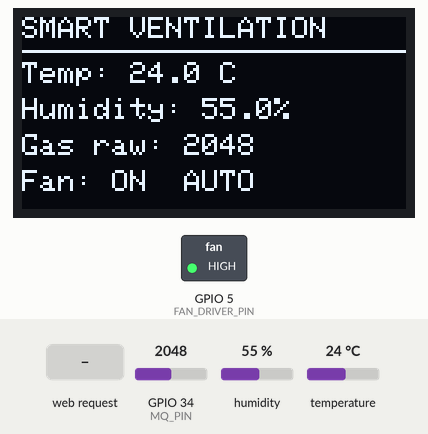
Recording of a sketch running on a simulated ESP32. Parts: 128×64 one-colour display, switched loads named in the sketch (green lamp = pin HIGH). The test bench sets the inputs (shaded band); at power-on: GPIO 34 (MQ_PIN) = 2048, humidity 55 %, temperature 24 °C (analog values on the 0–4095 scale). EEPROM starts erased; what the sketch prints to the serial monitor is not drawn.

Above: at 1.5 s.
1.6 s: GPIO 34 (MQ_PIN) set to 1631
At 3.1 s:
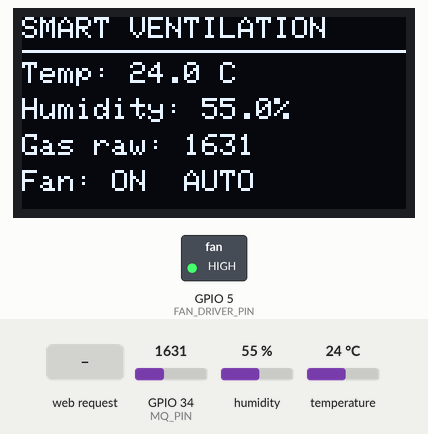
3.5 s: GPIO 34 (MQ_PIN) set to 1568
At 4.9 s:
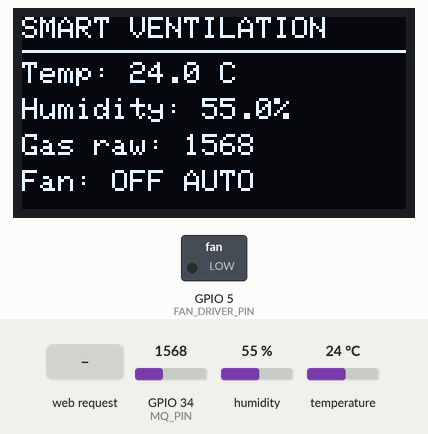
5.5 s: HTTP request GET /config?mode=manual received
At 7.2 s:
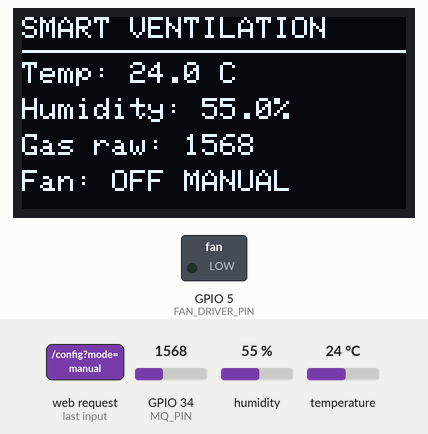
7.5 s: humidity set to 22 %
At 9.1 s:
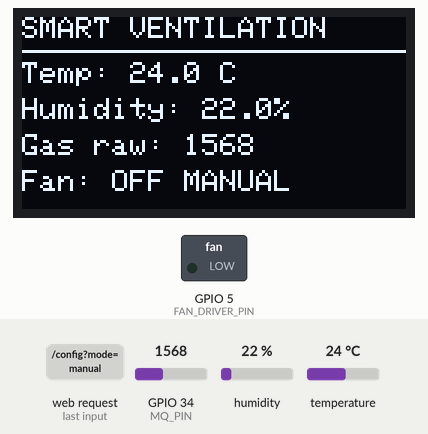
9.5 s: HTTP request GET /config?fan=on received
At 10.4 s:
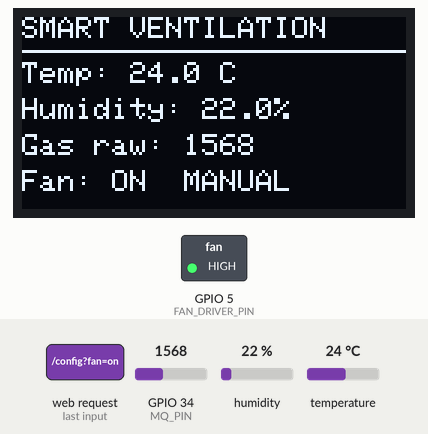
11.5 s: HTTP request GET /config?mode=auto received
At 13.4 s:
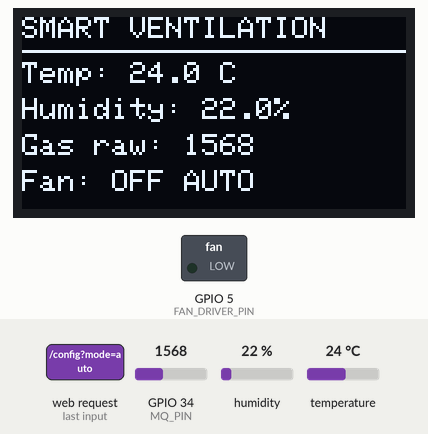
Timing chart, 0 to 14.5 s (numbered marks = the images above; inputs shaded):
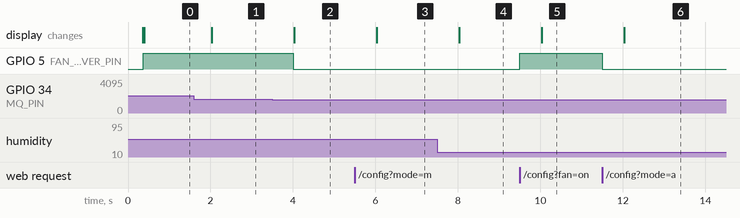

The sketch:

Smart_Ventilation_System.ino
```cpp
/*
  Smart Ventilation System
  ESP32 + DHT22 + MQ analog gas sensor + SSD1306 OLED + relay driver
  + Wi-Fi access-point dashboard.

  Hardware pin assignment:
    DHT22 DATA       -> GPIO4
    OLED SDA         -> GPIO21
    OLED SCL         -> GPIO22
    MQ sensor AO     -> GPIO34 (through a voltage divider!)
    Relay transistor -> GPIO5 (through 10k base resistor)

  Power notes:
    12V adapter -> LM2596 buck converter adjusted to 5.0V
                -> suitable USB-C cable/input -> ESP32 USB-C port
    Fan is powered separately from the 12V adapter through relay COM/NO.
    Never connect 12V to an ESP32 GPIO, 3V3, or 5V pin.
    All low-voltage circuit grounds must be common.
    Check the actual KN2222A pinout and relay-driver wiring before powering.

  Libraries:
    - Adafruit GFX Library
    - Adafruit SSD1306
    - DHT sensor library by Adafruit
    - Adafruit Unified Sensor
    ESP32 board package by Espressif Systems.

  IMPORTANT:
    MQ raw ADC thresholds below are prototype starting values, NOT ppm/AQI.
    Calibrate the sensor in the actual enclosure/environment before relying
    on it. This prototype is not a certified life-safety or gas-alarm device.
*/

#include <WiFi.h>
#include <WebServer.h>
#include <Preferences.h>
#include <Wire.h>
#include <Adafruit_GFX.h>
#include <Adafruit_SSD1306.h>
#include <DHT.h>

// ------------------------- Pin configuration -------------------------

#define DHT_PIN       4
#define DHT_TYPE      DHT22
#define MQ_PIN        34
#define FAN_DRIVER_PIN 5

#define OLED_SDA      21
#define OLED_SCL      22
#define OLED_WIDTH    128
#define OLED_HEIGHT   64
#define OLED_RESET    -1
#define OLED_ADDRESS  0x3C

// ------------------------- Wi-Fi access point -------------------------

// Change this password before sharing/publishing the project.
const char* AP_SSID = "SmartVentilation";
const char* AP_PASSWORD = "Vent12345"; // Minimum 8 characters

// ------------------------- Sensor/control settings --------------------

const unsigned long SENSOR_INTERVAL_MS = 2000;
const float TEMP_HYSTERESIS_C = 2.0f;
const int AIR_HYSTERESIS = 200;

// Provisional defaults. Adjust from the dashboard after calibration.
float tempLimitC = 35.0f;
int airLimitRaw = 1800;

DHT dht(DHT_PIN, DHT_TYPE);
Adafruit_SSD1306 display(OLED_WIDTH, OLED_HEIGHT, &Wire, OLED_RESET);
WebServer server(80);
Preferences preferences;

float temperatureC = NAN;
float humidity = NAN;
int gasRaw = 0;

bool dhtValid = false;
bool tempAlarm = false;
bool gasAlarm = false;
bool fanOn = false;
bool autoMode = true;
bool oledAvailable = false;

unsigned long lastSensorRead = 0;
unsigned long lastDisplayUpdate = 0;

// ------------------------- Utility functions -------------------------

String jsonBool(bool value) {
  return value ? "true" : "false";
}

String airStatus() {
  // These are relative prototype categories based on raw ADC counts only.
  if (gasRaw < (airLimitRaw / 2)) return "GOOD";
  if (gasRaw < airLimitRaw) return "AVERAGE";
  return "POOR";
}

void applyFanOutput() {
  // GPIO HIGH drives the NPN transistor. The transistor pulls the
  // relay module IN low, energizing an active-low relay input.
  digitalWrite(FAN_DRIVER_PIN, fanOn ? HIGH : LOW);
}

void updateAutomaticControl() {
  if (!autoMode) {
    applyFanOutput();
    return;
  }

  // Fail-safe prototype behavior: if temperature/humidity sensor data
  // is invalid, request ventilation rather than silently switching off.
  if (!dhtValid) {
    tempAlarm = true;
  } else {
    if (!tempAlarm && temperatureC >= tempLimitC) {
      tempAlarm = true;
    } else if (tempAlarm && temperatureC <= (tempLimitC - TEMP_HYSTERESIS_C)) {
      tempAlarm = false;
    }
  }

  if (!gasAlarm && gasRaw >= airLimitRaw) {
    gasAlarm = true;
  } else if (gasAlarm && gasRaw <= (airLimitRaw - AIR_HYSTERESIS)) {
    gasAlarm = false;
  }

  fanOn = tempAlarm || gasAlarm;
  applyFanOutput();
}

void readSensors() {
  float newTemp = dht.readTemperature();
  float newHumidity = dht.readHumidity();

  if (isnan(newTemp) || isnan(newHumidity)) {
    dhtValid = false;
  } else {
    temperatureC = newTemp;
    humidity = newHumidity;
    dhtValid = true;
  }

  // GPIO34 is ADC1 and can be used while Wi-Fi is active.
  gasRaw = analogRead(MQ_PIN);

  updateAutomaticControl();
}

void updateOLED() {
  if (!oledAvailable) return;

  display.clearDisplay();
  display.setTextColor(SSD1306_WHITE);

  display.setTextSize(1);
  display.setCursor(0, 0);
  display.println("SMART VENTILATION");
  display.drawLine(0, 11, 127, 11, SSD1306_WHITE);

  display.setCursor(0, 15);
  display.print("Temp: ");
  if (dhtValid) {
    display.print(temperatureC, 1);
    display.print(" C");
  } else {
    display.print("Sensor error");
  }

  display.setCursor(0, 27);
  display.print("Humidity: ");
  if (dhtValid) {
    display.print(humidity, 1);
    display.print("%");
  } else {
    display.print("--");
  }

  display.setCursor(0, 39);
  display.print("Gas raw: ");
  display.print(gasRaw);

  display.setCursor(0, 51);
  display.print("Fan:");
  display.print(fanOn ? " ON " : " OFF");
  display.print(autoMode ? " AUTO" : " MANUAL");

  display.display();
}

String dashboardPage() {
  String page = R"rawliteral(
<!DOCTYPE html>
<html>
<head>
<meta name="viewport" content="width=device-width, initial-scale=1">
<title>Smart Ventilation</title>
<style>
body{font-family:Arial,sans-serif;background:#f2f5f8;color:#17212b;margin:0;padding:18px}
main{max-width:520px;margin:auto}
h2{margin-top:0}
.card{background:white;border-radius:14px;padding:16px;margin:12px 0;box-shadow:0 2px 9px #0001}
.value{font-size:25px;font-weight:bold}
.small{color:#64748b;font-size:13px}
button{border:0;border-radius:9px;padding:12px 16px;margin:5px 4px 5px 0;font-weight:bold;background:#164e8a;color:white}
button.secondary{background:#475569}
input[type=range]{width:100%}
input[type=number]{width:90px;padding:8px}
.status{font-weight:bold}
</style>
</head>
<body><main>
<h2>Smart Ventilation System</h2>
<div class="small">ESP32 live monitoring and fan control</div>
<div class="card">
  <div>Temperature</div><div class="value" id="temp">--</div>
  <div class="small">Humidity: <span id="hum">--</span></div>
</div>
<div class="card">
  <div>Gas sensor raw reading</div><div class="value" id="gas">--</div>
  <div>Air status: <span class="status" id="air">--</span></div>
  <div class="small">Raw ADC count only; not ppm or a certified air-quality value.</div>
</div>
<div class="card">
  <div>Fan: <span class="value" id="fan">--</span></div>
  <div>Control mode: <span id="mode">--</span></div>
  <button onclick="setMode('auto')">AUTO MODE</button>
  <button class="secondary" onclick="setMode('manual')">MANUAL MODE</button>
  <button onclick="manualFan('on')">FAN ON</button>
  <button class="secondary" onclick="manualFan('off')">FAN OFF</button>
</div>
<div class="card">
  <h3>Automatic thresholds</h3>
  <label>Temperature limit: <b><span id="tempLabel">35.0</span> C</b></label>
  <input id="tempLimit" type="range" min="20" max="50" step="0.5" value="35"
         oninput="tempLabel.textContent=Number(this.value).toFixed(1)">
  <br><br>
  <label>Gas raw limit: <b><span id="airLabel">1800</span></b></label>
  <input id="airLimit" type="range" min="100" max="4095" step="10" value="1800"
         oninput="airLabel.textContent=this.value">
  <br><button onclick="saveSettings()">SAVE THRESHOLDS</button>
  <div class="small" id="message"></div>
</div>
<div class="small">Connect to Wi-Fi: SmartVentilation · Open http://192.168.4.1</div>
</main>
<script>
async function refresh(){
 try{
  const r=await fetch('/data'); const d=await r.json();
  document.getElementById('temp').textContent=d.dhtValid?d.temperature.toFixed(1)+' C':'Sensor error';
  document.getElementById('hum').textContent=d.dhtValid?d.humidity.toFixed(1)+'%':'--';
  document.getElementById('gas').textContent=d.gasRaw;
  document.getElementById('air').textContent=d.airStatus;
  document.getElementById('fan').textContent=d.fanOn?'ON':'OFF';
  document.getElementById('mode').textContent=d.autoMode?'AUTO':'MANUAL';
  document.getElementById('tempLimit').value=d.tempLimit;
  document.getElementById('tempLabel').textContent=Number(d.tempLimit).toFixed(1);
  document.getElementById('airLimit').value=d.airLimit;
  document.getElementById('airLabel').textContent=d.airLimit;
 }catch(e){}
}
async function sendConfig(q){
 const r=await fetch('/config?'+q);
 const d=await r.text();
 document.getElementById('message').textContent=d;
 refresh();
}
function setMode(m){sendConfig('mode='+m);}
function manualFan(s){sendConfig('fan='+s);}
function saveSettings(){
 sendConfig('temp='+encodeURIComponent(tempLimit.value)+'&air='+encodeURIComponent(airLimit.value));
}
refresh(); setInterval(refresh,2000);
</script>
</body></html>
)rawliteral";
  return page;
}

// ------------------------- Web server handlers -----------------------

void handleRoot() {
  server.send(200, "text/html", dashboardPage());
}

void handleData() {
  String json = "{";
  json += "\"temperature\":" + String(dhtValid ? temperatureC : 0.0f, 1) + ",";
  json += "\"humidity\":" + String(dhtValid ? humidity : 0.0f, 1) + ",";
  json += "\"dhtValid\":" + jsonBool(dhtValid) + ",";
  json += "\"gasRaw\":" + String(gasRaw) + ",";
  json += "\"airStatus\":\"" + airStatus() + "\",";
  json += "\"fanOn\":" + jsonBool(fanOn) + ",";
  json += "\"autoMode\":" + jsonBool(autoMode) + ",";
  json += "\"tempLimit\":" + String(tempLimitC, 1) + ",";
  json += "\"airLimit\":" + String(airLimitRaw);
  json += "}";
  server.send(200, "application/json", json);
}

void handleConfig() {
  bool changed = false;

  if (server.hasArg("mode")) {
    String mode = server.arg("mode");
    if (mode == "auto") {
      autoMode = true;
      changed = true;
    } else if (mode == "manual") {
      autoMode = false;
      changed = true;
    }
  }

  if (server.hasArg("fan") && !autoMode) {
    String command = server.arg("fan");
    if (command == "on") {
      fanOn = true;
      changed = true;
    } else if (command == "off") {
      fanOn = false;
      changed = true;
    }
  }

  if (server.hasArg("temp")) {
    float value = server.arg("temp").toFloat();
    if (value >= 20.0f && value <= 50.0f) {
      tempLimitC = value;
      changed = true;
    }
  }

  if (server.hasArg("air")) {
    int value = server.arg("air").toInt();
    if (value >= 100 && value <= 4095) {
      airLimitRaw = value;
      changed = true;
    }
  }

  if (autoMode) {
    updateAutomaticControl();
  } else {
    applyFanOutput();
  }

  if (changed) {
    preferences.putFloat("tempLimit", tempLimitC);
    preferences.putInt("airLimit", airLimitRaw);
    preferences.putBool("autoMode", autoMode);
  }

  server.send(200, "text/plain", "Settings updated.");
}

// ------------------------- Setup and main loop ------------------------

void setup() {
  Serial.begin(115200);
  delay(300);

  pinMode(FAN_DRIVER_PIN, OUTPUT);
  fanOn = false;
  applyFanOutput();

  analogReadResolution(12);
  analogSetPinAttenuation(MQ_PIN, ADC_11db);

  dht.begin();

  Wire.begin(OLED_SDA, OLED_SCL);
  oledAvailable = display.begin(SSD1306_SWITCHCAPVCC, OLED_ADDRESS);
  if (oledAvailable) {
    display.clearDisplay();
    display.setTextSize(1);
    display.setTextColor(SSD1306_WHITE);
    display.setCursor(0, 0);
    display.println("Smart Ventilation");
    display.println("Starting...");
    display.display();
  } else {
    Serial.println("OLED not detected. Check wiring/address.");
  }

  preferences.begin("smartvent", false);
  tempLimitC = preferences.getFloat("tempLimit", 35.0f);
  airLimitRaw = preferences.getInt("airLimit", 1800);
  autoMode = preferences.getBool("autoMode", true);

  WiFi.mode(WIFI_AP);
  bool apStarted = WiFi.softAP(AP_SSID, AP_PASSWORD);
  Serial.println();
  Serial.println("Smart Ventilation System");
  Serial.print("Access point: ");
  Serial.println(apStarted ? "Started" : "Failed");
  Serial.print("SSID: ");
  Serial.println(AP_SSID);
  Serial.print("Dashboard: http://");
  Serial.println(WiFi.softAPIP());

  server.on("/", HTTP_GET, handleRoot);
  server.on("/data", HTTP_GET, handleData);
  server.on("/config", HTTP_GET, handleConfig);
  server.begin();

  readSensors();
  updateOLED();
}

void loop() {
  server.handleClient();

  unsigned long now = millis();

  if (now - lastSensorRead >= SENSOR_INTERVAL_MS) {
    lastSensorRead = now;
    readSensors();

    Serial.print("Temperature: ");
    if (dhtValid) Serial.print(temperatureC);
    else Serial.print("DHT error");
    Serial.print(" C | Humidity: ");
    if (dhtValid) Serial.print(humidity);
    else Serial.print("--");
    Serial.print(" % | MQ raw: ");
    Serial.print(gasRaw);
    Serial.print(" | Fan: ");
    Serial.println(fanOn ? "ON" : "OFF");
  }

  if (now - lastDisplayUpdate >= 1000) {
    lastDisplayUpdate = now;
    updateOLED();
  }
}
```

Measured:
- the behaviour switches between 1601 and 1600 on GPIO 34 (MQ_PIN) (found by bisection; images 1 and 2)
- after the input at 1.6 s, the display: changes after 0.43 s (image 1)
- after the input at 3.5 s, GPIO 5 (FAN_DRIVER_PIN): HIGH → LOW after 0.51 s; the display: changes after 0.53 s (image 2)
- after the input at 5.5 s, the display: changes after 0.53 s (image 3)
- after the input at 7.5 s, the display: changes after 0.53 s (image 4)
- after the input at 9.5 s, GPIO 5 (FAN_DRIVER_PIN): LOW → HIGH at once; the display: changes after 0.53 s (image 5)
- after the input at 11.5 s, GPIO 5 (FAN_DRIVER_PIN): HIGH → LOW at once; the display: changes after 0.53 s (image 6)
